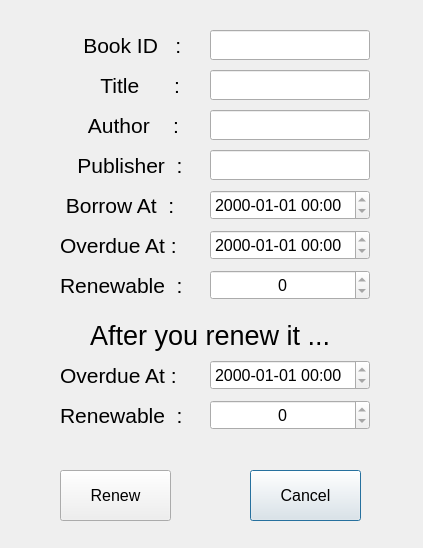
<?xml version="1.0" encoding="UTF-8"?>
<ui version="4.0">
 <class>ReaderRenewDialog</class>
 <widget class="QDialog" name="ReaderRenewDialog">
  <property name="geometry">
   <rect>
    <x>0</x>
    <y>0</y>
    <width>423</width>
    <height>548</height>
   </rect>
  </property>
  <property name="windowTitle">
   <string>Dialog</string>
  </property>
  <widget class="QLineEdit" name="lineEditPublisher">
   <property name="enabled">
    <bool>true</bool>
   </property>
   <property name="geometry">
    <rect>
     <x>210</x>
     <y>150</y>
     <width>160</width>
     <height>30</height>
    </rect>
   </property>
   <property name="font">
    <font>
     <pointsize>12</pointsize>
    </font>
   </property>
   <property name="focusPolicy">
    <enum>Qt::NoFocus</enum>
   </property>
   <property name="alignment">
    <set>Qt::AlignCenter</set>
   </property>
   <property name="readOnly">
    <bool>true</bool>
   </property>
  </widget>
  <widget class="QLineEdit" name="lineEditBID">
   <property name="enabled">
    <bool>true</bool>
   </property>
   <property name="geometry">
    <rect>
     <x>210</x>
     <y>30</y>
     <width>160</width>
     <height>30</height>
    </rect>
   </property>
   <property name="font">
    <font>
     <pointsize>12</pointsize>
    </font>
   </property>
   <property name="focusPolicy">
    <enum>Qt::NoFocus</enum>
   </property>
   <property name="alignment">
    <set>Qt::AlignCenter</set>
   </property>
   <property name="readOnly">
    <bool>true</bool>
   </property>
  </widget>
  <widget class="QLabel" name="label">
   <property name="geometry">
    <rect>
     <x>60</x>
     <y>30</y>
     <width>121</width>
     <height>30</height>
    </rect>
   </property>
   <property name="font">
    <font>
     <pointsize>16</pointsize>
    </font>
   </property>
   <property name="text">
    <string>    Book ID   :</string>
   </property>
  </widget>
  <widget class="QLabel" name="label_4">
   <property name="geometry">
    <rect>
     <x>60</x>
     <y>150</y>
     <width>121</width>
     <height>30</height>
    </rect>
   </property>
   <property name="font">
    <font>
     <pointsize>16</pointsize>
    </font>
   </property>
   <property name="text">
    <string>   Publisher  :</string>
   </property>
  </widget>
  <widget class="QLabel" name="label_5">
   <property name="geometry">
    <rect>
     <x>60</x>
     <y>270</y>
     <width>121</width>
     <height>30</height>
    </rect>
   </property>
   <property name="font">
    <font>
     <pointsize>16</pointsize>
    </font>
   </property>
   <property name="text">
    <string>Renewable  :</string>
   </property>
  </widget>
  <widget class="QLineEdit" name="lineEditAuthor">
   <property name="enabled">
    <bool>true</bool>
   </property>
   <property name="geometry">
    <rect>
     <x>210</x>
     <y>110</y>
     <width>160</width>
     <height>30</height>
    </rect>
   </property>
   <property name="font">
    <font>
     <pointsize>12</pointsize>
    </font>
   </property>
   <property name="focusPolicy">
    <enum>Qt::NoFocus</enum>
   </property>
   <property name="alignment">
    <set>Qt::AlignCenter</set>
   </property>
   <property name="readOnly">
    <bool>true</bool>
   </property>
  </widget>
  <widget class="QLabel" name="label_2">
   <property name="geometry">
    <rect>
     <x>60</x>
     <y>70</y>
     <width>121</width>
     <height>30</height>
    </rect>
   </property>
   <property name="font">
    <font>
     <pointsize>16</pointsize>
    </font>
   </property>
   <property name="text">
    <string>       Title      :</string>
   </property>
  </widget>
  <widget class="QLineEdit" name="lineEditTitle">
   <property name="enabled">
    <bool>true</bool>
   </property>
   <property name="geometry">
    <rect>
     <x>210</x>
     <y>70</y>
     <width>160</width>
     <height>30</height>
    </rect>
   </property>
   <property name="font">
    <font>
     <pointsize>12</pointsize>
    </font>
   </property>
   <property name="focusPolicy">
    <enum>Qt::NoFocus</enum>
   </property>
   <property name="alignment">
    <set>Qt::AlignCenter</set>
   </property>
   <property name="readOnly">
    <bool>true</bool>
   </property>
  </widget>
  <widget class="QLabel" name="label_3">
   <property name="geometry">
    <rect>
     <x>60</x>
     <y>110</y>
     <width>121</width>
     <height>30</height>
    </rect>
   </property>
   <property name="font">
    <font>
     <pointsize>16</pointsize>
    </font>
   </property>
   <property name="text">
    <string>     Author    :</string>
   </property>
  </widget>
  <widget class="QLabel" name="label_6">
   <property name="geometry">
    <rect>
     <x>60</x>
     <y>190</y>
     <width>121</width>
     <height>30</height>
    </rect>
   </property>
   <property name="font">
    <font>
     <pointsize>16</pointsize>
    </font>
   </property>
   <property name="text">
    <string> Borrow At  :</string>
   </property>
  </widget>
  <widget class="QLabel" name="label_7">
   <property name="geometry">
    <rect>
     <x>60</x>
     <y>230</y>
     <width>121</width>
     <height>30</height>
    </rect>
   </property>
   <property name="font">
    <font>
     <pointsize>16</pointsize>
    </font>
   </property>
   <property name="text">
    <string>Overdue At :</string>
   </property>
  </widget>
  <widget class="QDateTimeEdit" name="dateTimeEditBorrow">
   <property name="geometry">
    <rect>
     <x>210</x>
     <y>190</y>
     <width>160</width>
     <height>30</height>
    </rect>
   </property>
   <property name="font">
    <font>
     <pointsize>12</pointsize>
    </font>
   </property>
   <property name="focusPolicy">
    <enum>Qt::NoFocus</enum>
   </property>
   <property name="readOnly">
    <bool>true</bool>
   </property>
   <property name="displayFormat">
    <string>yyyy-MM-dd hh:mm</string>
   </property>
  </widget>
  <widget class="QDateTimeEdit" name="dateTimeEditDue">
   <property name="geometry">
    <rect>
     <x>210</x>
     <y>230</y>
     <width>160</width>
     <height>30</height>
    </rect>
   </property>
   <property name="font">
    <font>
     <pointsize>12</pointsize>
    </font>
   </property>
   <property name="focusPolicy">
    <enum>Qt::NoFocus</enum>
   </property>
   <property name="readOnly">
    <bool>true</bool>
   </property>
   <property name="displayFormat">
    <string>yyyy-MM-dd hh:mm</string>
   </property>
  </widget>
  <widget class="QLabel" name="label_8">
   <property name="geometry">
    <rect>
     <x>90</x>
     <y>320</y>
     <width>251</width>
     <height>31</height>
    </rect>
   </property>
   <property name="font">
    <font>
     <pointsize>20</pointsize>
    </font>
   </property>
   <property name="text">
    <string>After you renew it ...</string>
   </property>
  </widget>
  <widget class="QLabel" name="label_9">
   <property name="geometry">
    <rect>
     <x>60</x>
     <y>400</y>
     <width>121</width>
     <height>30</height>
    </rect>
   </property>
   <property name="font">
    <font>
     <pointsize>16</pointsize>
    </font>
   </property>
   <property name="text">
    <string>Renewable  :</string>
   </property>
  </widget>
  <widget class="QDateTimeEdit" name="dateTimeEditDueAfter">
   <property name="geometry">
    <rect>
     <x>210</x>
     <y>360</y>
     <width>160</width>
     <height>30</height>
    </rect>
   </property>
   <property name="font">
    <font>
     <pointsize>12</pointsize>
    </font>
   </property>
   <property name="focusPolicy">
    <enum>Qt::NoFocus</enum>
   </property>
   <property name="readOnly">
    <bool>true</bool>
   </property>
   <property name="displayFormat">
    <string>yyyy-MM-dd hh:mm</string>
   </property>
  </widget>
  <widget class="QLabel" name="label_10">
   <property name="geometry">
    <rect>
     <x>60</x>
     <y>360</y>
     <width>121</width>
     <height>30</height>
    </rect>
   </property>
   <property name="font">
    <font>
     <pointsize>16</pointsize>
    </font>
   </property>
   <property name="text">
    <string>Overdue At :</string>
   </property>
  </widget>
  <widget class="QPushButton" name="buttonCancel">
   <property name="geometry">
    <rect>
     <x>250</x>
     <y>470</y>
     <width>111</width>
     <height>51</height>
    </rect>
   </property>
   <property name="font">
    <font>
     <pointsize>12</pointsize>
    </font>
   </property>
   <property name="text">
    <string>Cancel</string>
   </property>
  </widget>
  <widget class="QPushButton" name="buttonConfirm">
   <property name="geometry">
    <rect>
     <x>60</x>
     <y>470</y>
     <width>111</width>
     <height>51</height>
    </rect>
   </property>
   <property name="font">
    <font>
     <pointsize>12</pointsize>
    </font>
   </property>
   <property name="text">
    <string>Renew</string>
   </property>
  </widget>
  <widget class="QSpinBox" name="spinBoxRenew">
   <property name="enabled">
    <bool>true</bool>
   </property>
   <property name="geometry">
    <rect>
     <x>210</x>
     <y>270</y>
     <width>160</width>
     <height>30</height>
    </rect>
   </property>
   <property name="font">
    <font>
     <pointsize>12</pointsize>
    </font>
   </property>
   <property name="focusPolicy">
    <enum>Qt::NoFocus</enum>
   </property>
   <property name="alignment">
    <set>Qt::AlignCenter</set>
   </property>
   <property name="readOnly">
    <bool>true</bool>
   </property>
   <property name="maximum">
    <number>9999</number>
   </property>
  </widget>
  <widget class="QSpinBox" name="spinBoxRenewAfter">
   <property name="enabled">
    <bool>true</bool>
   </property>
   <property name="geometry">
    <rect>
     <x>210</x>
     <y>400</y>
     <width>160</width>
     <height>30</height>
    </rect>
   </property>
   <property name="font">
    <font>
     <pointsize>12</pointsize>
    </font>
   </property>
   <property name="focusPolicy">
    <enum>Qt::NoFocus</enum>
   </property>
   <property name="alignment">
    <set>Qt::AlignCenter</set>
   </property>
   <property name="readOnly">
    <bool>true</bool>
   </property>
   <property name="maximum">
    <number>9999</number>
   </property>
  </widget>
 </widget>
 <resources/>
 <connections/>
</ui>
